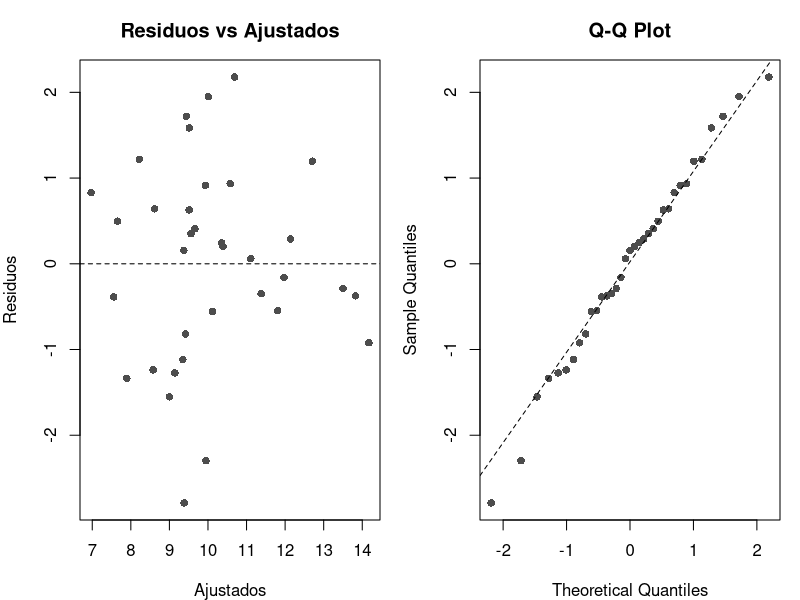

This figure's R source:
# =============================================================================
# ECONOMETRÍA — Capítulo 7, Caso Práctico A
# CPA: Demanda — Predicción y análisis de residuos
# Autor: Carlos de Anta Puig
# =============================================================================
# INSTRUCCIONES: Abre primero mEconometria.Rproj en RStudio.
#                Ejecutar bloque a bloque con Ctrl+Enter.
# =============================================================================

pausa <- function(msg = "\n  [Pulsa ENTER para continuar...]") {
  cat(msg); invisible(readline())
}

library(tidyverse); library(readxl)
caso_a <- read_excel("data/caso_a_demanda.xlsx")

cat("
=============================================================================
  CASO PRÁCTICO A — Demanda de un producto de consumo
  Tema 7: Predicción y análisis de residuos
=============================================================================
")
pausa()

mod <- lm(ventas ~ precio_propio + gasto_publicidad, data = caso_a)

# ── 1. PREDICCIÓN PARA ESCENARIOS ────────────────────────────────────────
cat("\n--- 1. PREDICCIÓN PARA DISTINTOS ESCENARIOS ---\n\n")

perfiles <- data.frame(
  precio_propio = c(2.00, 2.50, 3.00, 3.50),
  gasto_publicidad = c(1.50, 1.20, 1.00, 0.80)
)

ip <- predict(mod, newdata = perfiles, interval = "prediction", level = 0.95)

cat("  Precio  Public.  Pred.    [IP 95%]\n")
cat("  ------  -------  ------   ----------------\n")
for (i in 1:4) {
  cat(sprintf("  %.2f    %.2f     %.2f   [%.2f, %.2f]\n",
              perfiles$precio_propio[i], perfiles$gasto_publicidad[i],
              ip[i,1], ip[i,2], ip[i,3]))
}
pausa()

# ── 2. DIAGNÓSTICO DE RESIDUOS ──────────────────────────────────────────
cat("\n--- 2. DIAGNÓSTICO DE RESIDUOS ---\n")

par(mfrow = c(1, 2), mar = c(4, 4, 3, 1))
plot(fitted(mod), residuals(mod), pch = 16, col = "gray30",
     xlab = "Ajustados", ylab = "Residuos", main = "Residuos vs Ajustados")
abline(h = 0, lty = 2)
qqnorm(residuals(mod), pch = 16, col = "gray30", main = "Q-Q Plot")
qqline(residuals(mod), lty = 2)
par(mfrow = c(1, 1))

cat("\n  Sin patrón claro en residuos → modelo razonablemente OK.\n")

cat("\n=== FIN Caso Práctico A — Tema 07 ===\n")
